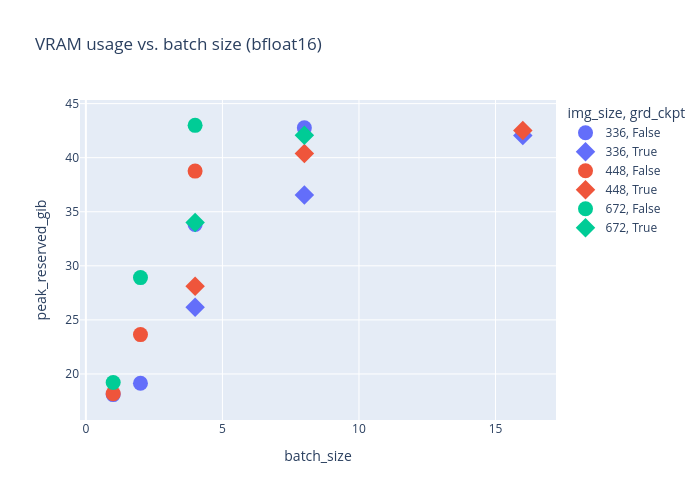
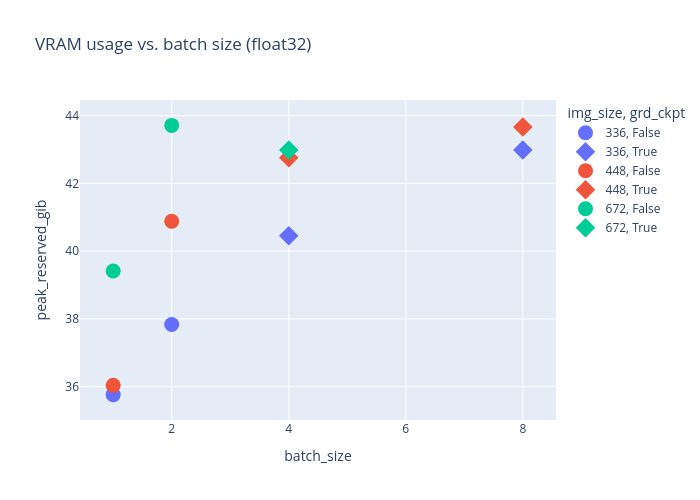

The cell these charts' notebook holds for them, in order:
### Code cell
for dtype in df['dtype'].unique():

    subset = df[df['dtype'] == dtype]

    fig = px.scatter(
        subset.dropna(),
        x='batch_size',
        y='peak_reserved_gib',
        color='img_size',
        symbol='grd_ckpt',
        width=700,
        height=500,
        title=f'VRAM usage vs. batch size ({dtype})',
        size_max=100
    )
    fig.update_traces(marker=dict(size=15))
    fig.show()

### Figure 1 — Plotly figure (JSON) as saved in the notebook; plotly's stock layout.template omitted (floating-point values rounded to 4 significant figures)
{"data": [{"hovertemplate": "img_size=336<br>grd_ckpt=False<br>batch_size=%{x}<br>peak_reserved_gib=%{y}<extra></extra>", "legendgroup": "336, False", "marker": {"color": "#636efa", "size": 15, "symbol": "circle"}, "mode": "markers", "name": "336, False", "orientation": "v", "showlegend": true, "type": "scatter", "x": [1, 2, 4, 8], "xaxis": "x", "y": [18.09, 19.14, 33.82, 42.76], "yaxis": "y"}, {"hovertemplate": "img_size=336<br>grd_ckpt=True<br>batch_size=%{x}<br>peak_reserved_gib=%{y}<extra></extra>", "legendgroup": "336, True", "marker": {"color": "#636efa", "size": 15, "symbol": "diamond"}, "mode": "markers", "name": "336, True", "orientation": "v", "showlegend": true, "type": "scatter", "x": [4, 8, 16], "xaxis": "x", "y": [26.18, 36.55, 42.05], "yaxis": "y"}, {"hovertemplate": "img_size=448<br>grd_ckpt=False<br>batch_size=%{x}<br>peak_reserved_gib=%{y}<extra></extra>", "legendgroup": "448, False", "marker": {"color": "#EF553B", "size": 15, "symbol": "circle"}, "mode": "markers", "name": "448, False", "orientation": "v", "showlegend": true, "type": "scatter", "x": [1, 2, 4], "xaxis": "x", "y": [18.18, 23.64, 38.76], "yaxis": "y"}, {"hovertemplate": "img_size=448<br>grd_ckpt=True<br>batch_size=%{x}<br>peak_reserved_gib=%{y}<extra></extra>", "legendgroup": "448, True", "marker": {"color": "#EF553B", "size": 15, "symbol": "diamond"}, "mode": "markers", "name": "448, True", "orientation": "v", "showlegend": true, "type": "scatter", "x": [4, 8, 16], "xaxis": "x", "y": [28.11, 40.38, 42.52], "yaxis": "y"}, {"hovertemplate": "img_size=672<br>grd_ckpt=False<br>batch_size=%{x}<br>peak_reserved_gib=%{y}<extra></extra>", "legendgroup": "672, False", "marker": {"color": "#00cc96", "size": 15, "symbol": "circle"}, "mode": "markers", "name": "672, False", "orientation": "v", "showlegend": true, "type": "scatter", "x": [1, 2, 4], "xaxis": "x", "y": [19.2, 28.91, 42.99], "yaxis": "y"}, {"hovertemplate": "img_size=672<br>grd_ckpt=True<br>batch_size=%{x}<br>peak_reserved_gib=%{y}<extra></extra>", "legendgroup": "672, True", "marker": {"color": "#00cc96", "size": 15, "symbol": "diamond"}, "mode": "markers", "name": "672, True", "orientation": "v", "showlegend": true, "type": "scatter", "x": [4, 8], "xaxis": "x", "y": [34.01, 42.07], "yaxis": "y"}], "layout": {"height": 500, "legend": {"title": {"text": "img_size, grd_ckpt"}, "tracegroupgap": 0}, "title": {"text": "VRAM usage vs. batch size (bfloat16)"}, "width": 700, "xaxis": {"anchor": "y", "domain": [0, 1], "title": {"text": "batch_size"}}, "yaxis": {"anchor": "x", "domain": [0, 1], "title": {"text": "peak_reserved_gib"}}}}

### Figure 2 — Plotly figure (JSON) as saved in the notebook; plotly's stock layout.template omitted (floating-point values rounded to 4 significant figures)
{"data": [{"hovertemplate": "img_size=336<br>grd_ckpt=False<br>batch_size=%{x}<br>peak_reserved_gib=%{y}<extra></extra>", "legendgroup": "336, False", "marker": {"color": "#636efa", "size": 15, "symbol": "circle"}, "mode": "markers", "name": "336, False", "orientation": "v", "showlegend": true, "type": "scatter", "x": [1, 2], "xaxis": "x", "y": [35.77, 37.84], "yaxis": "y"}, {"hovertemplate": "img_size=336<br>grd_ckpt=True<br>batch_size=%{x}<br>peak_reserved_gib=%{y}<extra></extra>", "legendgroup": "336, True", "marker": {"color": "#636efa", "size": 15, "symbol": "diamond"}, "mode": "markers", "name": "336, True", "orientation": "v", "showlegend": true, "type": "scatter", "x": [4, 8], "xaxis": "x", "y": [40.45, 42.98], "yaxis": "y"}, {"hovertemplate": "img_size=448<br>grd_ckpt=False<br>batch_size=%{x}<br>peak_reserved_gib=%{y}<extra></extra>", "legendgroup": "448, False", "marker": {"color": "#EF553B", "size": 15, "symbol": "circle"}, "mode": "markers", "name": "448, False", "orientation": "v", "showlegend": true, "type": "scatter", "x": [1, 2], "xaxis": "x", "y": [36.04, 40.88], "yaxis": "y"}, {"hovertemplate": "img_size=448<br>grd_ckpt=True<br>batch_size=%{x}<br>peak_reserved_gib=%{y}<extra></extra>", "legendgroup": "448, True", "marker": {"color": "#EF553B", "size": 15, "symbol": "diamond"}, "mode": "markers", "name": "448, True", "orientation": "v", "showlegend": true, "type": "scatter", "x": [4, 8], "xaxis": "x", "y": [42.76, 43.66], "yaxis": "y"}, {"hovertemplate": "img_size=672<br>grd_ckpt=False<br>batch_size=%{x}<br>peak_reserved_gib=%{y}<extra></extra>", "legendgroup": "672, False", "marker": {"color": "#00cc96", "size": 15, "symbol": "circle"}, "mode": "markers", "name": "672, False", "orientation": "v", "showlegend": true, "type": "scatter", "x": [1, 2], "xaxis": "x", "y": [39.42, 43.71], "yaxis": "y"}, {"hovertemplate": "img_size=672<br>grd_ckpt=True<br>batch_size=%{x}<br>peak_reserved_gib=%{y}<extra></extra>", "legendgroup": "672, True", "marker": {"color": "#00cc96", "size": 15, "symbol": "diamond"}, "mode": "markers", "name": "672, True", "orientation": "v", "showlegend": true, "type": "scatter", "x": [4], "xaxis": "x", "y": [42.98], "yaxis": "y"}], "layout": {"height": 500, "legend": {"title": {"text": "img_size, grd_ckpt"}, "tracegroupgap": 0}, "title": {"text": "VRAM usage vs. batch size (float32)"}, "width": 700, "xaxis": {"anchor": "y", "domain": [0, 1], "title": {"text": "batch_size"}}, "yaxis": {"anchor": "x", "domain": [0, 1], "title": {"text": "peak_reserved_gib"}}}}
